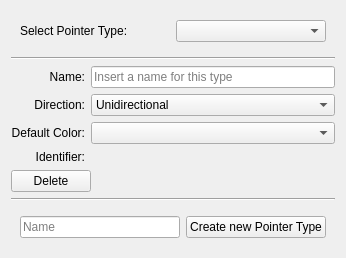
<?xml version="1.0" encoding="UTF-8"?>
<ui version="4.0">
 <class>PointerTypePage</class>
 <widget class="QWidget" name="PointerTypePage">
  <property name="geometry">
   <rect>
    <x>0</x>
    <y>0</y>
    <width>346</width>
    <height>208</height>
   </rect>
  </property>
  <layout class="QVBoxLayout" name="verticalLayout">
   <item>
    <widget class="QWidget" name="widget_2" native="true">
     <property name="sizePolicy">
      <sizepolicy hsizetype="Preferred" vsizetype="Fixed">
       <horstretch>0</horstretch>
       <verstretch>0</verstretch>
      </sizepolicy>
     </property>
     <layout class="QGridLayout" name="gridLayout">
      <item row="0" column="0">
       <widget class="QLabel" name="label">
        <property name="text">
         <string>Select Pointer Type:</string>
        </property>
       </widget>
      </item>
      <item row="0" column="1">
       <widget class="KComboBox" name="typeSelector"/>
      </item>
     </layout>
    </widget>
   </item>
   <item>
    <widget class="Line" name="line_2">
     <property name="orientation">
      <enum>Qt::Horizontal</enum>
     </property>
    </widget>
   </item>
   <item>
    <layout class="QGridLayout" name="gridLayout_3">
     <item row="2" column="0">
      <widget class="QLabel" name="typeDefaultColorLabel">
       <property name="text">
        <string>Default Color:</string>
       </property>
       <property name="alignment">
        <set>Qt::AlignRight|Qt::AlignTrailing|Qt::AlignVCenter</set>
       </property>
      </widget>
     </item>
     <item row="2" column="1">
      <widget class="KColorCombo" name="typeDefaultColor"/>
     </item>
     <item row="3" column="0">
      <widget class="QLabel" name="label_2">
       <property name="text">
        <string>Identifier:</string>
       </property>
       <property name="alignment">
        <set>Qt::AlignRight|Qt::AlignTrailing|Qt::AlignVCenter</set>
       </property>
      </widget>
     </item>
     <item row="3" column="1">
      <widget class="QLabel" name="typeIdentifier">
       <property name="toolTip">
        <string>This is the unique identifier for the pointer type.</string>
       </property>
       <property name="text">
        <string/>
       </property>
      </widget>
     </item>
     <item row="0" column="0">
      <widget class="QLabel" name="nameLabel">
       <property name="layoutDirection">
        <enum>Qt::LeftToRight</enum>
       </property>
       <property name="text">
        <string>Name:</string>
       </property>
       <property name="alignment">
        <set>Qt::AlignRight|Qt::AlignTrailing|Qt::AlignVCenter</set>
       </property>
      </widget>
     </item>
     <item row="0" column="1">
      <widget class="QLineEdit" name="typeName">
       <property name="text">
        <string/>
       </property>
       <property name="placeholderText">
        <string>Insert a name for this type</string>
       </property>
      </widget>
     </item>
     <item row="1" column="0">
      <widget class="QLabel" name="label_3">
       <property name="layoutDirection">
        <enum>Qt::LeftToRight</enum>
       </property>
       <property name="text">
        <string>Direction:</string>
       </property>
       <property name="alignment">
        <set>Qt::AlignRight|Qt::AlignTrailing|Qt::AlignVCenter</set>
       </property>
      </widget>
     </item>
     <item row="1" column="1">
      <widget class="KComboBox" name="typePointerDirection">
       <property name="toolTip">
        <string>&lt;html&gt;&lt;head/&gt;&lt;body&gt;&lt;p&gt;Select if pointers of this type is unidirectional or bidirectional. Changing this value changes directions of all pointers of this type.&lt;/p&gt;&lt;/body&gt;&lt;/html&gt;</string>
       </property>
       <item>
        <property name="text">
         <string>Unidirectional</string>
        </property>
       </item>
       <item>
        <property name="text">
         <string>Bidirectional</string>
        </property>
       </item>
      </widget>
     </item>
    </layout>
   </item>
   <item>
    <spacer name="verticalSpacer">
     <property name="orientation">
      <enum>Qt::Vertical</enum>
     </property>
     <property name="sizeHint" stdset="0">
      <size>
       <width>20</width>
       <height>40</height>
      </size>
     </property>
    </spacer>
   </item>
   <item>
    <widget class="KPushButton" name="deleteType">
     <property name="sizePolicy">
      <sizepolicy hsizetype="Fixed" vsizetype="Fixed">
       <horstretch>0</horstretch>
       <verstretch>0</verstretch>
      </sizepolicy>
     </property>
     <property name="text">
      <string>Delete</string>
     </property>
    </widget>
   </item>
   <item>
    <widget class="Line" name="line">
     <property name="orientation">
      <enum>Qt::Horizontal</enum>
     </property>
    </widget>
   </item>
   <item>
    <widget class="QWidget" name="widget" native="true">
     <property name="sizePolicy">
      <sizepolicy hsizetype="Preferred" vsizetype="Fixed">
       <horstretch>0</horstretch>
       <verstretch>0</verstretch>
      </sizepolicy>
     </property>
     <layout class="QGridLayout" name="gridLayout_2">
      <item row="1" column="0">
       <widget class="QLineEdit" name="newTypeName">
        <property name="placeholderText">
         <string>Name</string>
        </property>
       </widget>
      </item>
      <item row="1" column="1">
       <widget class="QPushButton" name="exportNewType">
        <property name="text">
         <string>Create new Pointer Type</string>
        </property>
       </widget>
      </item>
     </layout>
    </widget>
   </item>
  </layout>
 </widget>
 <customwidgets>
  <customwidget>
   <class>KColorCombo</class>
   <extends>QComboBox</extends>
   <header>kcolorcombo.h</header>
  </customwidget>
  <customwidget>
   <class>KComboBox</class>
   <extends>QComboBox</extends>
   <header>kcombobox.h</header>
  </customwidget>
  <customwidget>
   <class>KPushButton</class>
   <extends>QPushButton</extends>
   <header>kpushbutton.h</header>
  </customwidget>
 </customwidgets>
 <resources/>
 <connections/>
</ui>
